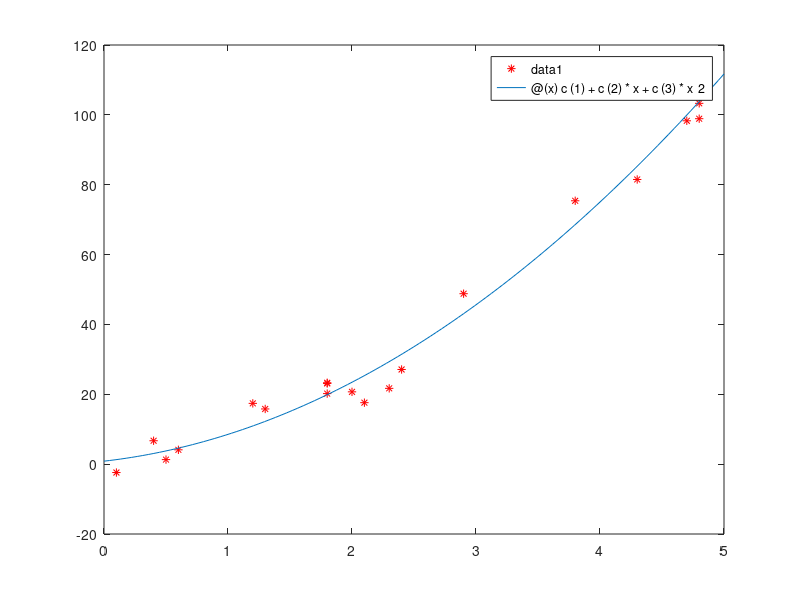

Here is the MATLAB script that generated this plot:
x = [4.8, 2.3, 2.4, 1.8, 4.7, 1.8, 0.6, 3.8, 2.0, 1.3, 2.1, 0.4, 0.5, 4.8, 4.8,  2.9, 0.1, 1.2, 1.8, 4.3]';
y = [98.9, 21.7, 27.1, 20.2, 98.3, 23.3, 4.1, 75.4, 20.7, 15.8, 17.6, 6.7, 1.3, 103.3, 110.6, 48.8, -2.4, 17.4, 23.1, 81.5]';
A = [];
e = [];

%% Construct A matrix
for i = 1:numel(x)
  A = [A; 1, x(i), x(i)^2];
end

%% Calculate coefficients
c = inv(A'*A)*A'*y

%% Define function
f = @(x) c(1) + c(2)*x + c(3)*x^2;

%% Display measure of fitness ||e||_2^2 = e1^2 + e2^2 + ... + en^2
for i = [x';1:numel(x)]
  e = [e (f(i(1)) - y(i(2)))^2];
end

E = sum(e);                                                                     % Sum the error terms

display(sprintf("The measure of error is %f", E));

%% Plot data
plot(x,y,'r*');
hold on;

%% Plot fitted curve
fplot(f, [0, 5]);
hold off;
